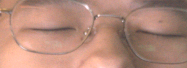
#> input picture models/dataset/close/closed_0045.bmp, 187 x 68 px
$ python show_odd.py
#> lines starting #> are read from the running program, lines starting #| are printed output that depends on the picture; pictures that were not available may be replaced by others from this repository, and a replacement may not be noted
"""The five frames the model reads as open, beside two it reads as closed."""
from PIL import Image

ODD = ["closed_0045.bmp", "closed_0046.bmp", "closed_0075.bmp",
       "closed_0109.bmp", "closed_0211.bmp"]
REF = ["closed_0001.bmp", "closed_0002.bmp"]

pick = [f for f in ODD + REF]
ims = [Image.open(f).convert("RGB") for f in pick]
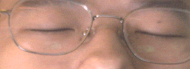
#> input picture models/dataset/close/closed_0046.bmp, 190 x 69 px
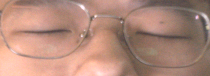
#> input picture models/dataset/close/closed_0008.bmp, 210 x 76 px, given in place of closed_0075.bmp, which was not available
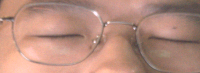
#> input picture models/dataset/close/closed_0109.bmp, 200 x 73 px
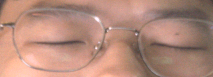
#> input picture models/dataset/close/closed_0211.bmp, 213 x 77 px
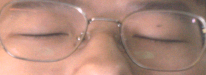
#> input picture models/dataset/close/closed_0011.bmp, 206 x 75 px, given in place of closed_0001.bmp, which was not available
#> ims = 7 items

Z = 3
W = max(i.width for i in ims)
#> W = 213
H = sum(i.height for i in ims) + 6 * (len(ims) - 1)
#> H = 549

c = Image.new("RGB", (W * Z, H * Z), (40, 40, 40))
#> c: PIL image 639x1647 RGB; every value is 40
y = 0
for i, (f, im) in enumerate(zip(pick, ims)):
    c.paste(im.resize((im.width * Z, im.height * Z), Image.NEAREST), (0, y))
    y += im.height * Z + 6 * Z
    tag = "  <- 判 open" if i < len(ODD) else "  (判 closed)"
    print("  %-18s %dx%d%s" % (f, im.width, im.height, tag))
#> this loop made 7 passes
#> (f, y, tag) on passes 1 to 7: ('closed_0045.bmp', 222, '  <- 判 open'), ('closed_0046.bmp', 447, '  <- 判 open'), ('closed_0075.bmp', 693, '  <- 判 open'), ('closed_0109.bmp', 930, '  <- 判 open'), ('closed_0211.bmp', 1179, '  <- 判 open'), ('closed_0001.bmp', 1422, '  (判 closed)'), ('closed_0002.bmp', 1665, '  (判 closed)')
#|   closed_0045.bmp    187x68  <- 判 open
#|   closed_0046.bmp    190x69  <- 判 open
#|   closed_0075.bmp    210x76  <- 判 open
#|   closed_0109.bmp    200x73  <- 判 open
#|   closed_0211.bmp    213x77  <- 判 open
#|   closed_0001.bmp    206x75  (判 closed)
#|   closed_0002.bmp    206x75  (判 closed)
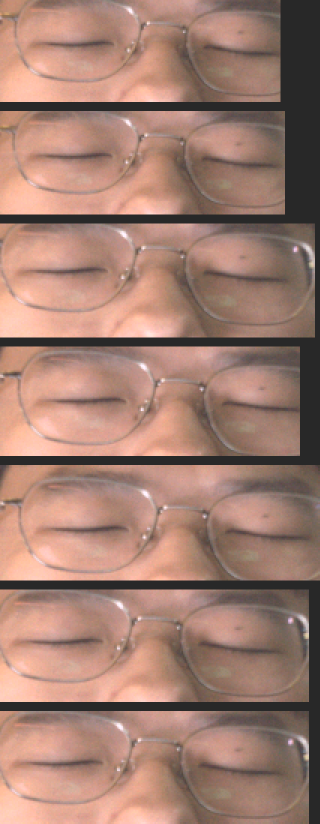
#> c: PIL image 639x1647 RGB (shown at 1/2 size); mean R, G, B 163, 126.6, 113.3
#> after the loop, y = 1665

c.save("check_open_verdicts.png")
print("  -> check_open_verdicts.png %dx%d" % c.size)
#|   -> check_open_verdicts.png 639x1647
